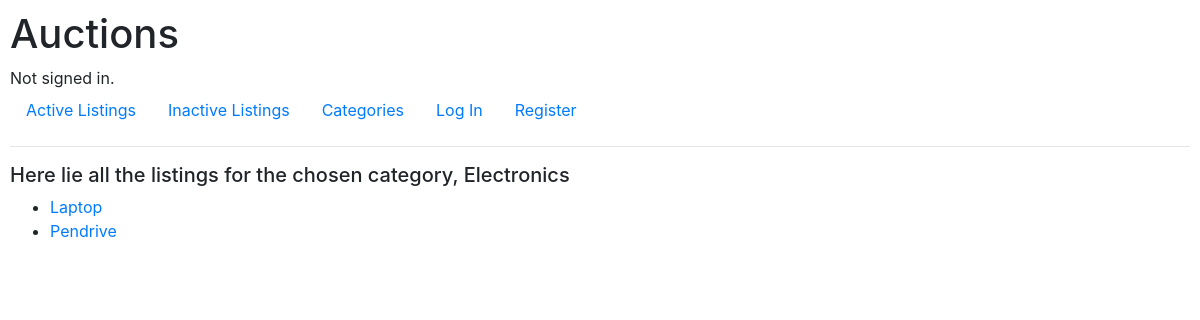
Screenshot of /listing/Electronics with the database file from the repository.
### auctions/models.py (models this page shows, shortened)
class Listing(models.Model):
    title = models.CharField(max_length = 64)
    description = models.TextField()
    starting_bid = models.FloatField(validators = [MinValueValidator(1)])
    img_url = models.URLField(blank = True)
    user = models.ForeignKey(User, on_delete = models.CASCADE, related_name = "owner")
    category = models.CharField(blank = True, max_length = 64)
    active = models.BooleanField(blank = False, default = True)
    winner = models.ForeignKey(User, blank = True, on_delete = models.CASCADE, related_name = "new_owner", null = True)

### auctions/views.py (the view)
# urls.py: path("listing/<str:category>", views.category_listing, name = "category_listing")
def category_listing(request, category):
    l = Listing.objects.all().filter(category = category)
    return render(request, "auctions/category_listing.html", {
        "listings": l
    })

### auctions/templates/auctions/category_listing.html
{% extends "auctions/layout.html" %}
{% block body %}
    <div>
        <h5>Here lie all the listings for the chosen category, {{listings.0.category}}</h5>
    </div>
    <ul>
        {% for listing in listings %}
            <li><a href = "{% url 'listing' listing.id %}">{{listing.title}}</a></li>
        {% endfor %}
    </ul>
{% endblock %}

### auctions/static/auctions/styles.css (style rules this page uses)
body { padding: 10px; }

### rows the page displays
Listing: category "Electronics", title "Laptop"
Listing: title "Pendrive"
